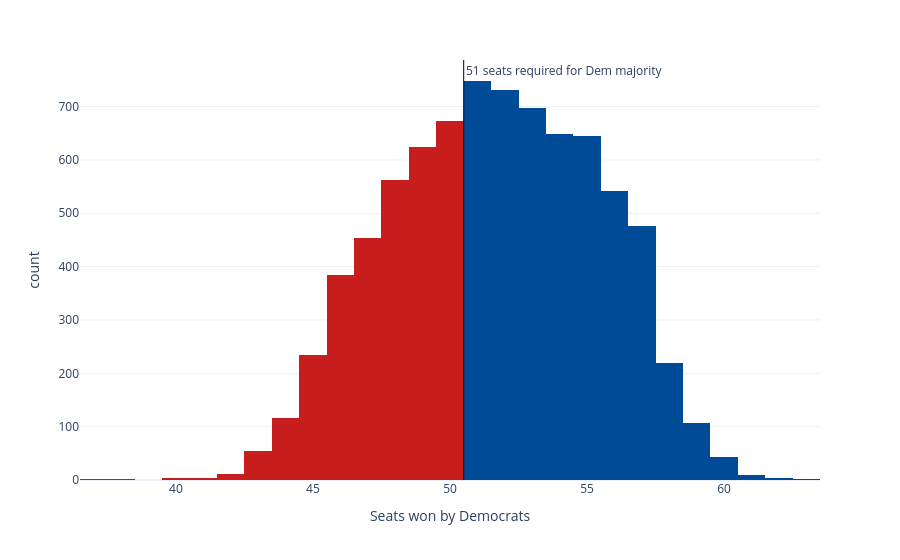

Notebook code cell kept with this figure:
### Code cell
sims_hist = px.histogram(seat_sims, x='seats', nbins=np.unique(seat_sims['seats']).shape[0]*2, color='winner',
                         color_discrete_map={'Democrats': '#004b97', 'Republicans': '#c71e1d'},
                         labels={'seats':'Seats won by Democrats', 'winner': 'Winner'}, template='plotly_white')
sims_hist.update_traces(showlegend=False)
sims_hist.add_vline(x=50.5, line_width=1, line_color='black', annotation_text='51 seats required for Dem majority', 
                    annotation_position='top right')
sims_hist

### Figure 1 — Plotly figure (JSON) as saved in the notebook; plotly's stock layout.template omitted (floating-point values rounded to 4 significant figures; data arrays with more than 128 entries replaced by an {"elided": "..."} marker saying what was removed)
{"data": [{"bingroup": "x", "hovertemplate": "Winner=Democrats<br>Seats won by Democrats=%{x}<br>count=%{y}<extra></extra>", "legendgroup": "Democrats", "marker": {"color": "#004b97", "pattern": {"shape": ""}}, "name": "Democrats", "nbinsx": 52, "orientation": "v", "showlegend": false, "type": "histogram", "x": {"elided": "4874 int values"}, "xaxis": "x", "yaxis": "y"}, {"bingroup": "x", "hovertemplate": "Winner=Republicans<br>Seats won by Democrats=%{x}<br>count=%{y}<extra></extra>", "legendgroup": "Republicans", "marker": {"color": "#c71e1d", "pattern": {"shape": ""}}, "name": "Republicans", "nbinsx": 52, "orientation": "v", "showlegend": false, "type": "histogram", "x": {"elided": "3126 int values"}, "xaxis": "x", "yaxis": "y"}], "layout": {"annotations": [{"showarrow": false, "text": "51 seats required for Dem majority", "x": 50.5, "xanchor": "left", "xref": "x", "y": 1, "yanchor": "top", "yref": "y domain"}], "barmode": "relative", "legend": {"title": {"text": "Winner"}, "tracegroupgap": 0}, "margin": {"t": 60}, "shapes": [{"line": {"color": "black", "width": 1}, "type": "line", "x0": 50.5, "x1": 50.5, "xref": "x", "y0": 0, "y1": 1, "yref": "y domain"}], "xaxis": {"anchor": "y", "domain": [0, 1], "title": {"text": "Seats won by Democrats"}}, "yaxis": {"anchor": "x", "domain": [0, 1], "title": {"text": "count"}}}}
